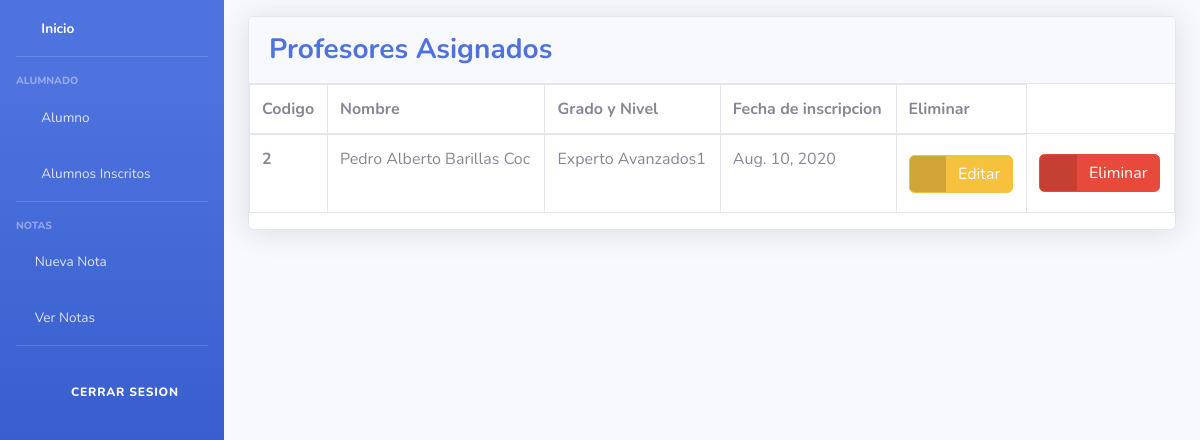
Page /listProfesores/ on the committed database.
### Models/Contrato/models.py (models this page shows)
class Contrato(models.Model):
    id_contrato = models.AutoField(primary_key=True)
    fecha = models.DateField()
    catedratico_id_catedratico = models.ForeignKey(Catedratico, on_delete=models.CASCADE)
    nivel_id_nivel = models.ForeignKey(Nivel, on_delete=models.CASCADE)

class Catedratico(models.Model):
    id_catedratico = models.AutoField(primary_key=True)
    nombre = models.CharField(max_length=45)
    apellido = models.CharField(max_length=45)
    dpi = models.CharField(max_length=13, unique=True)
    telefono = models.CharField(max_length=10)
    correo = models.EmailField(max_length=125)
    def __str__(self):
        return '{} {}'.format(self.nombre, self.apellido)

### Models/Nivel/models.py (models this page shows)
class Nivel(models.Model):
    id_nivel = models.AutoField(primary_key=True)
    nombre_nivel = models.CharField(max_length=45)
    grado_id_grado = models.ForeignKey(Grado, on_delete=models.CASCADE)
    def __str__(self):
        return '{} {}'.format(self.grado_id_grado,self.nombre_nivel)

class Grado(models.Model):
    id_grado = models.AutoField(primary_key=True)
    nombre_grado = models.CharField(max_length=45)
    def __str__(self):
        return '{}'.format(self.nombre_grado)

### Models/Contrato/views.py (the view)
# urls.py: path("listProfesores/", formularioProfesorView.listar_profesores, name="mostrarProfesores"),
    def listar_profesores(request):
        profes = Contrato.objects.all()
        return render(request, "listProfesores.html", {"lb_Profesores": profes})

### Templates/listProfesores.html (shortened to what this page needs)
{% extends "nabvar.html" %}
{% block content %}
<div class="container-fluid">
    <div class="card shadow mb-4">
          <div class="card-header py-3">
              <h3 class="m-0 font-weight-bold text-primary">Profesores Asignados</h3>
            </div>
            <div class="ca  rd-body">
              <div class="table-responsive">
                <table class="table table-bordered" id="dataTable" width="100%" cellspacing="0">
                  <thead>
                    <tr>
                      <th scope= "col">Codigo</th>
                      <th scope= "col">Nombre</th>
                      <th scope= "col">Grado y Nivel</th>
                      <th scope= "col">Fecha de inscripcion</th>
                        <th scope="col">Eliminar</th>
                    </tr>
                  </thead>
                  <tbody>
                    {% for profesor in lb_Profesores %}
                    <tr>
                      <th scope="row">{{ profesor.pk }}</th>
                      <td>{{ profesor.catedratico_id_catedratico }}</td>
                      <td>{{ profesor.nivel_id_nivel }}</td>
                      <td>{{ profesor.fecha }}</td>
                        <td>
                            <a href="{% url 'modificarProfesor' profesor.pk %}" class="btn btn-warning btn-icon-split">
                                <span class="icon text-white-50">
                                <i class="fas fa-exclamation-triangle"></i>
                                </span>
                                <span class="text">Editar</span>
                            </a>
                        </td>
                        <td>
                            <a href="{% url 'purgarProfesor' profesor.pk %}" class="btn btn-danger btn-icon-split">
                                <span class="icon text-white-50">
                                <i class="fas fa-trash"></i>
                                </span>
                                <span class="text">Eliminar</span>
                            </a>
                        </td>
                    </tr>
                  {% endfor %}
                  </tbody>
                </table>
              </div>
            </div>
    </div>
</div>
{% endblock %}

### rows in the picture
Contrato: pk "2", catedratico_id_catedratico "Pedro Alberto Barillas Coc", nivel_id_nivel "Experto Avanzados1", fecha "Aug. 10, 2020"
